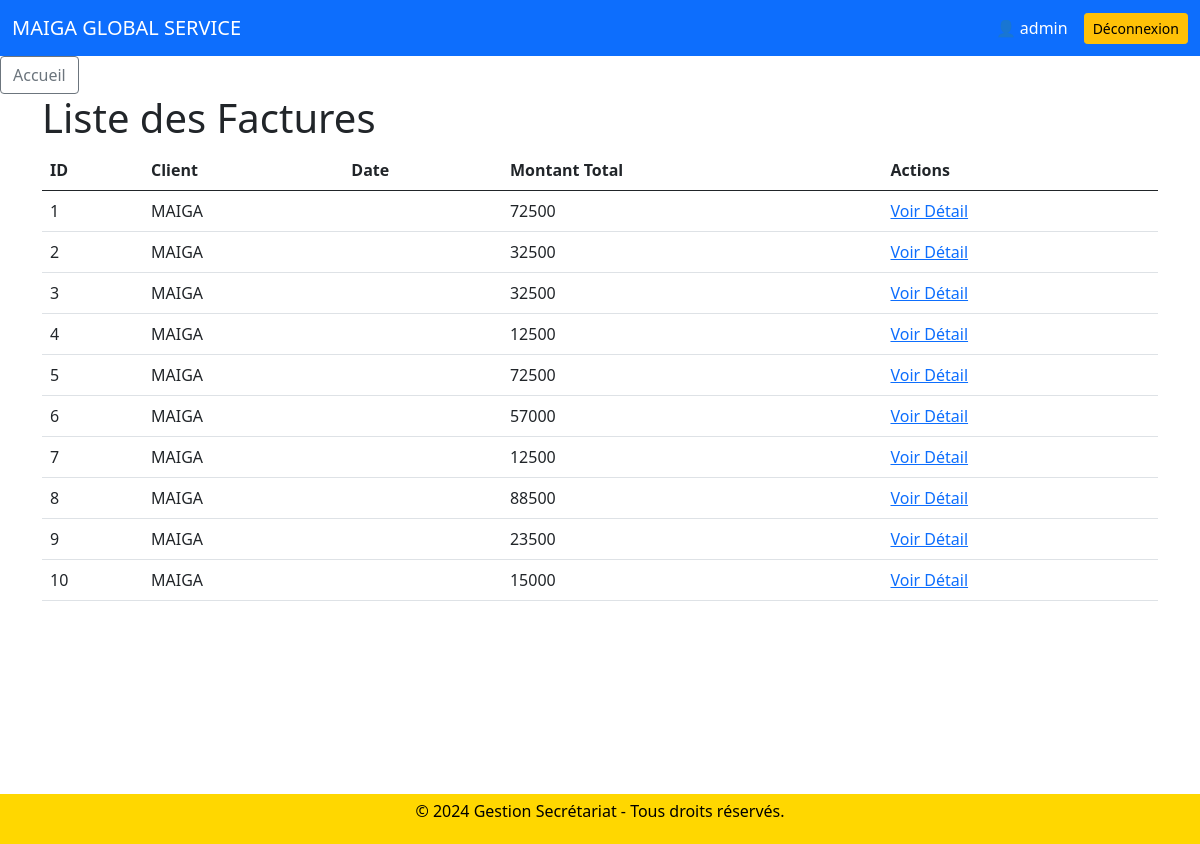
Screenshot of /factures/liste/ (signed in) with the database file from the repository.
### factures/models.py (models this page shows, shortened)
class Facture(models.Model):
    client = models.ForeignKey(Client, on_delete=models.CASCADE, related_name="factures")
    date_emission = models.DateField(auto_now_add=True)
    montant_total = models.DecimalField(max_digits=10, decimal_places=2, default=0)

### clients/models.py (models this page shows, shortened)
class Client(models.Model):
    nom = models.CharField(max_length=100)
    prenom = models.CharField(max_length=50, null=True, blank=True)
    email = models.CharField(max_length=255, default="default@example.com")
    telephone = models.CharField(max_length=20)

### factures/views.py (the view)
# urls.py: path('liste/', views.liste_factures, name='liste_factures'),
def liste_factures(request):
    factures = Facture.objects.all()
    return render(request, 'factures/liste_factures.html', {'factures': factures})

### factures/templates/factures/liste_factures.html
{% extends 'home/base.html' %}
{% block content %}
<h1>Liste des Factures</h1>
<table class="table">
    <thead>
        <tr>
            <th>ID</th>
            <th>Client</th>
            <th>Date</th>
            <th>Montant Total</th>
            <th>Actions</th>
        </tr>
    </thead>
    <tbody>
        {% for facture in factures %}
        <tr>
            <td>{{ facture.id }}</td>
            <td>{{ facture.client.nom }}</td>
            <td>{{ facture.date }}</td>
            <td>{{ facture.montant_total| floatformat:0 }}</td>
            <td>
                <a href="{% url 'factures:facture_detail' facture.id %}">Voir Détail</a>
            </td>
        </tr>
        {% endfor %}
    </tbody>
</table>
{% endblock %}

### home/templates/home/base.html (shortened to what this page needs)
<!DOCTYPE html>
<html lang="fr">
<head>
    <link href="https://cdn.jsdelivr.net/npm/bootstrap@5.1.0/dist/css/bootstrap.min.css" rel="stylesheet">
    <link href="https://cdnjs.cloudflare.com/ajax/libs/font-awesome/6.0.0/css/all.min.css" rel="stylesheet">
</head>
<body>
    <nav class="navbar navbar-expand-lg navbar-dark bg-primary">
        <div class="container-fluid">
            <a class="navbar-brand" href="{% url 'home' %}">MAIGA GLOBAL SERVICE</a>
            <div class="d-flex align-items-center">
                {% if user.is_authenticated %}
                    <span class="text-white me-3">
                        👤 {{ user.username }}
                    </span>
                    <form method="post" action="{% url 'logout' %}">
                        <button type="submit" class="btn btn-warning btn-sm">
                            Déconnexion
                        </button>
                    </form>
                {% else %}
                    <a href="{% url 'login' %}" class="btn btn-light btn-sm">
                        Connexion
                    </a>
                {% endif %}
            </div>
        </div>
    </nav>
    <a href="{% url 'home' %}" class="btn btn-outline-secondary">Accueil</a>
    <div class="container">
        {% block content %}{% endblock %}
    </div>
    <footer>
        <p>&copy; 2024 Gestion Secrétariat - Tous droits réservés.</p>
    </footer>
</body>
</html>

### home/templates/home/base.html (style rules this page uses)
html, body { height: 100%; margin: 0; }
.container { min-height: calc(100vh - 100px); padding-bottom: 50px; }
footer { height: 50px; background-color: #FFD700; color: black; display: flex; justify-content: center; align-items: center; position: relative; bottom: 0; width: 100%; }

### rows the page displays
Facture: id "1", client.nom "MAIGA", montant_total "72500"
Facture: id "2", client.nom "MAIGA", montant_total "32500"
Facture: id "3", client.nom "MAIGA", montant_total "32500"
Facture: id "4", client.nom "MAIGA", montant_total "12500"
Facture: id "5", client.nom "MAIGA", montant_total "72500"
Facture: id "6", client.nom "MAIGA", montant_total "57000"
Facture: id "7", client.nom "MAIGA", montant_total "12500"
Facture: id "8", client.nom "MAIGA", montant_total "88500"
Facture: id "9", client.nom "MAIGA", montant_total "23500"
Facture: id "10", client.nom "MAIGA", montant_total "15000"

### other values shown
{{ user.username }} "admin"
